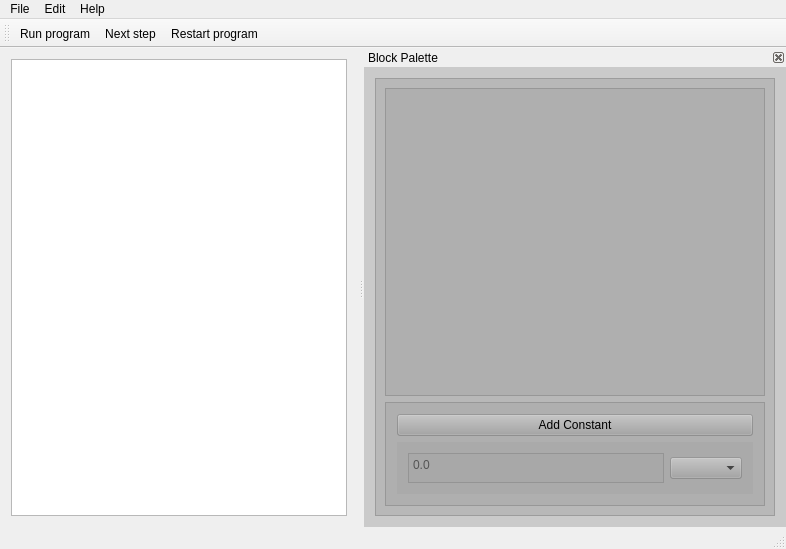
<?xml version="1.0" encoding="UTF-8"?>
<ui version="4.0">
 <class>MainWindow</class>
 <widget class="QMainWindow" name="MainWindow">
  <property name="geometry">
   <rect>
    <x>0</x>
    <y>0</y>
    <width>786</width>
    <height>549</height>
   </rect>
  </property>
  <property name="windowTitle">
   <string>C++ Forge</string>
  </property>
  <widget class="QWidget" name="centralWidget">
   <layout class="QHBoxLayout" name="horizontalLayout">
    <item>
     <widget class="QGraphicsView" name="canvas">
      <property name="acceptDrops">
       <bool>true</bool>
      </property>
      <property name="dragMode">
       <enum>QGraphicsView::ScrollHandDrag</enum>
      </property>
     </widget>
    </item>
   </layout>
  </widget>
  <widget class="QMenuBar" name="menuBar">
   <property name="geometry">
    <rect>
     <x>0</x>
     <y>0</y>
     <width>786</width>
     <height>25</height>
    </rect>
   </property>
   <widget class="QMenu" name="menuEdit">
    <property name="title">
     <string>Edit</string>
    </property>
    <addaction name="actionRun_program"/>
    <addaction name="actionNext_step"/>
    <addaction name="actionRestart_program"/>
   </widget>
   <widget class="QMenu" name="menuHelp">
    <property name="title">
     <string>Help</string>
    </property>
    <addaction name="actionHow_to"/>
   </widget>
   <widget class="QMenu" name="menuFIle">
    <property name="title">
     <string>File</string>
    </property>
    <addaction name="actionNew_File"/>
    <addaction name="actionSave_File"/>
    <addaction name="actionLoad_File"/>
    <addaction name="actionQuit"/>
   </widget>
   <addaction name="menuFIle"/>
   <addaction name="menuEdit"/>
   <addaction name="menuHelp"/>
  </widget>
  <widget class="QToolBar" name="mainToolBar">
   <property name="enabled">
    <bool>true</bool>
   </property>
   <attribute name="toolBarArea">
    <enum>TopToolBarArea</enum>
   </attribute>
   <attribute name="toolBarBreak">
    <bool>false</bool>
   </attribute>
   <addaction name="actionRun_program"/>
   <addaction name="actionNext_step"/>
   <addaction name="actionRestart_program"/>
  </widget>
  <widget class="QStatusBar" name="statusBar"/>
  <widget class="QDockWidget" name="Dock_BlockPalette">
   <property name="minimumSize">
    <size>
     <width>417</width>
     <height>400</height>
    </size>
   </property>
   <property name="mouseTracking">
    <bool>false</bool>
   </property>
   <property name="styleSheet">
    <string notr="true">background-color: rgba(165, 165, 165, 128);</string>
   </property>
   <property name="features">
    <set>QDockWidget::DockWidgetClosable|QDockWidget::DockWidgetMovable</set>
   </property>
   <property name="windowTitle">
    <string>Block Palette</string>
   </property>
   <attribute name="dockWidgetArea">
    <number>2</number>
   </attribute>
   <widget class="QWidget" name="dockWidgetContents_BlockPalette">
    <layout class="QVBoxLayout" name="verticalLayout">
     <item>
      <widget class="QFrame" name="Frame_BlockPalette">
       <property name="frameShape">
        <enum>QFrame::StyledPanel</enum>
       </property>
       <property name="frameShadow">
        <enum>QFrame::Raised</enum>
       </property>
       <layout class="QVBoxLayout" name="verticalLayout_2">
        <property name="sizeConstraint">
         <enum>QLayout::SetDefaultConstraint</enum>
        </property>
        <property name="leftMargin">
         <number>9</number>
        </property>
        <property name="topMargin">
         <number>9</number>
        </property>
        <property name="rightMargin">
         <number>9</number>
        </property>
        <property name="bottomMargin">
         <number>9</number>
        </property>
        <item>
         <widget class="BlockPalette_UI" name="block_palette">
          <property name="rootIsDecorated">
           <bool>true</bool>
          </property>
          <property name="columnCount">
           <number>1</number>
          </property>
          <attribute name="headerVisible">
           <bool>false</bool>
          </attribute>
          <column>
           <property name="text">
            <string notr="true">1</string>
           </property>
          </column>
         </widget>
        </item>
        <item>
         <widget class="QFrame" name="frame">
          <property name="sizePolicy">
           <sizepolicy hsizetype="Preferred" vsizetype="Preferred">
            <horstretch>0</horstretch>
            <verstretch>0</verstretch>
           </sizepolicy>
          </property>
          <property name="frameShape">
           <enum>QFrame::StyledPanel</enum>
          </property>
          <property name="frameShadow">
           <enum>QFrame::Raised</enum>
          </property>
          <layout class="QVBoxLayout" name="verticalLayout_3">
           <item>
            <widget class="QPushButton" name="constantButton">
             <property name="text">
              <string>Add Constant</string>
             </property>
            </widget>
           </item>
           <item>
            <widget class="QWidget" name="widget" native="true">
             <layout class="QHBoxLayout" name="horizontalLayout_2">
              <item>
               <widget class="QTextEdit" name="constantValue">
                <property name="sizePolicy">
                 <sizepolicy hsizetype="Minimum" vsizetype="Minimum">
                  <horstretch>0</horstretch>
                  <verstretch>0</verstretch>
                 </sizepolicy>
                </property>
                <property name="minimumSize">
                 <size>
                  <width>0</width>
                  <height>30</height>
                 </size>
                </property>
                <property name="placeholderText">
                 <string>0.0</string>
                </property>
               </widget>
              </item>
              <item>
               <widget class="QComboBox" name="comboBoxTypes"/>
              </item>
             </layout>
            </widget>
           </item>
          </layout>
         </widget>
        </item>
       </layout>
      </widget>
     </item>
    </layout>
   </widget>
  </widget>
  <action name="actionNew_File">
   <property name="icon">
    <iconset resource="resources.qrc">
     <normaloff>:/menubar/icons/new_file.ico</normaloff>:/menubar/icons/new_file.ico</iconset>
   </property>
   <property name="text">
    <string>New File</string>
   </property>
   <property name="toolTip">
    <string>New File</string>
   </property>
   <property name="statusTip">
    <string/>
   </property>
   <property name="whatsThis">
    <string/>
   </property>
   <property name="shortcut">
    <string>Ctrl+N</string>
   </property>
  </action>
  <action name="actionSave_File">
   <property name="icon">
    <iconset resource="resources.qrc">
     <normaloff>:/menubar/icons/save_file.png</normaloff>:/menubar/icons/save_file.png</iconset>
   </property>
   <property name="text">
    <string>Save File</string>
   </property>
   <property name="shortcut">
    <string>Ctrl+S</string>
   </property>
  </action>
  <action name="actionLoad_File">
   <property name="icon">
    <iconset resource="resources.qrc">
     <normaloff>:/menubar/icons/load_file.png</normaloff>:/menubar/icons/load_file.png</iconset>
   </property>
   <property name="text">
    <string>Load File</string>
   </property>
   <property name="shortcut">
    <string>Ctrl+O</string>
   </property>
  </action>
  <action name="actionQuit">
   <property name="icon">
    <iconset resource="resources.qrc">
     <normaloff>:/menubar/icons/exit.png</normaloff>:/menubar/icons/exit.png</iconset>
   </property>
   <property name="text">
    <string>Quit</string>
   </property>
   <property name="shortcut">
    <string>Ctrl+Q</string>
   </property>
  </action>
  <action name="actionHow_to">
   <property name="icon">
    <iconset resource="resources.qrc">
     <normaloff>:/menubar/icons/help.png</normaloff>:/menubar/icons/help.png</iconset>
   </property>
   <property name="text">
    <string>How to...</string>
   </property>
   <property name="shortcut">
    <string>Ctrl+H</string>
   </property>
  </action>
  <action name="actionRun_program">
   <property name="icon">
    <iconset resource="resources.qrc">
     <normaloff>:/menubar/icons/start_program2.png.png</normaloff>:/menubar/icons/start_program2.png.png</iconset>
   </property>
   <property name="text">
    <string>Run program</string>
   </property>
   <property name="shortcut">
    <string>Ctrl+R</string>
   </property>
  </action>
  <action name="actionNext_step">
   <property name="icon">
    <iconset resource="resources.qrc">
     <normaloff>:/menubar/icons/next_block.png</normaloff>:/menubar/icons/next_block.png</iconset>
   </property>
   <property name="text">
    <string>Next step</string>
   </property>
   <property name="shortcut">
    <string>Ctrl+T</string>
   </property>
  </action>
  <action name="actionRestart_program">
   <property name="icon">
    <iconset resource="resources.qrc">
     <normaloff>:/menubar/icons/restart_program.png</normaloff>:/menubar/icons/restart_program.png</iconset>
   </property>
   <property name="text">
    <string>Restart program</string>
   </property>
   <property name="shortcut">
    <string>Ctrl+P</string>
   </property>
  </action>
 </widget>
 <layoutdefault spacing="6" margin="11"/>
 <customwidgets>
  <customwidget>
   <class>BlockPalette_UI</class>
   <extends>QTreeWidget</extends>
   <header>blockpalette_ui.h</header>
  </customwidget>
 </customwidgets>
 <resources>
  <include location="resources.qrc"/>
 </resources>
 <connections/>
</ui>
